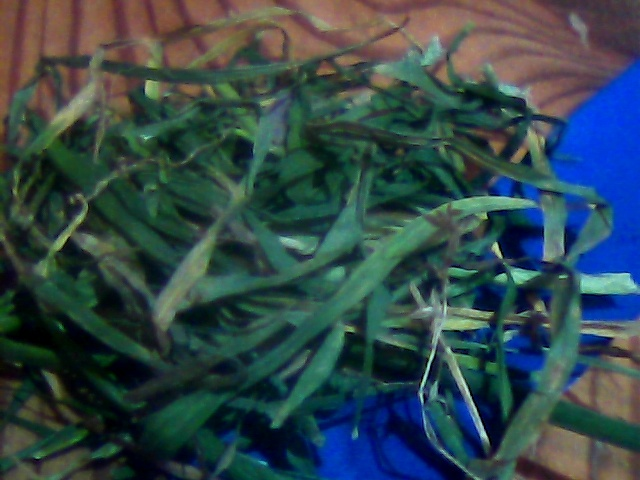
#> input picture cvPics/img2.jpg, 640 x 480 px, found by its file name
$ python readPic.py
#> lines starting #> are read from the running program, lines starting #| are printed output that depends on the picture; after the words box and inside, x2 and y2 are one past the last pixel; in counts of white or black regions, pixels touching at a corner belong together
import cv2 as cv
import numpy as np


path = r"C:\Users\David\Desktop\cvPics\img2.jpg"

frame = cv.imread(path)
#> frame is the input picture: shape (480, 640, 3); mean B, G, R 75.1, 71.8, 51.1
frame = cv.resize(frame, (800, 800))
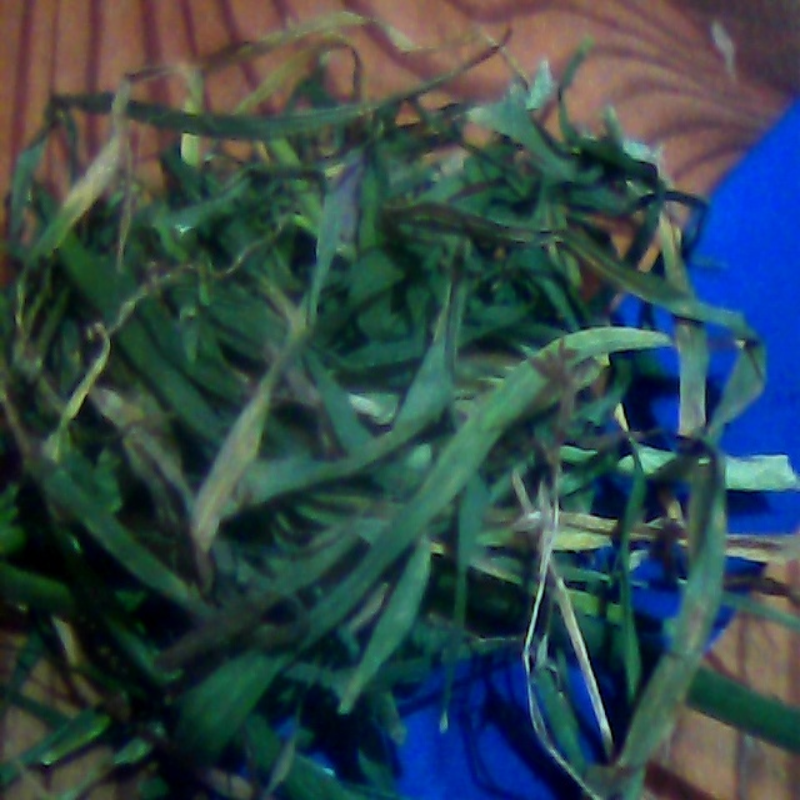
#> frame: shape (800, 800, 3); mean B, G, R 75.1, 71.7, 51
frameGray = cv.cvtColor(frame, cv.COLOR_BGR2GRAY)
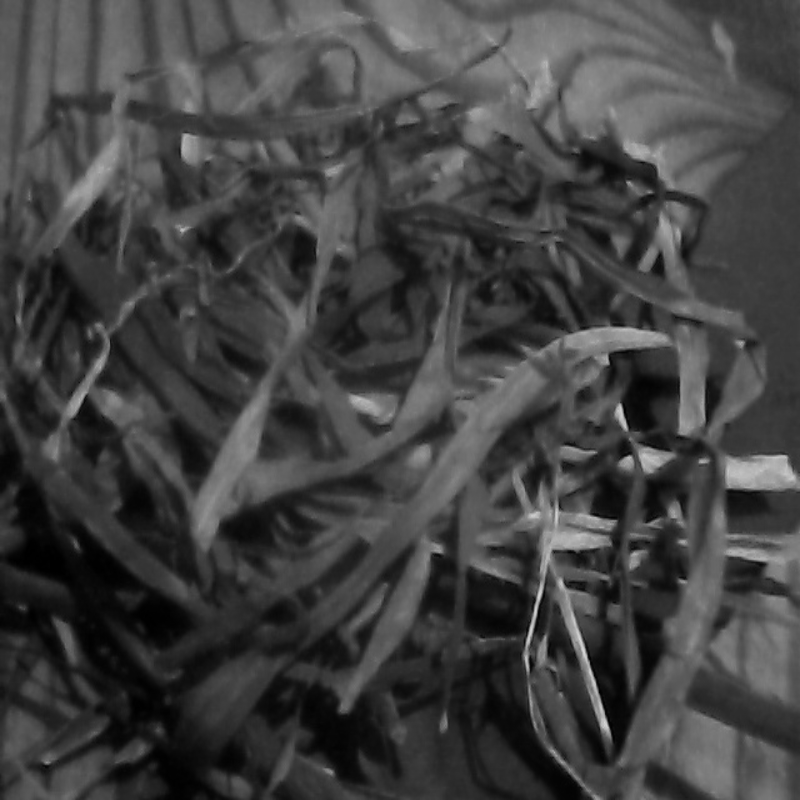
#> frameGray: shape (800, 800); min 0, max 215, mean 65.9
blurred = cv.GaussianBlur(frameGray, (99, 99), 0)
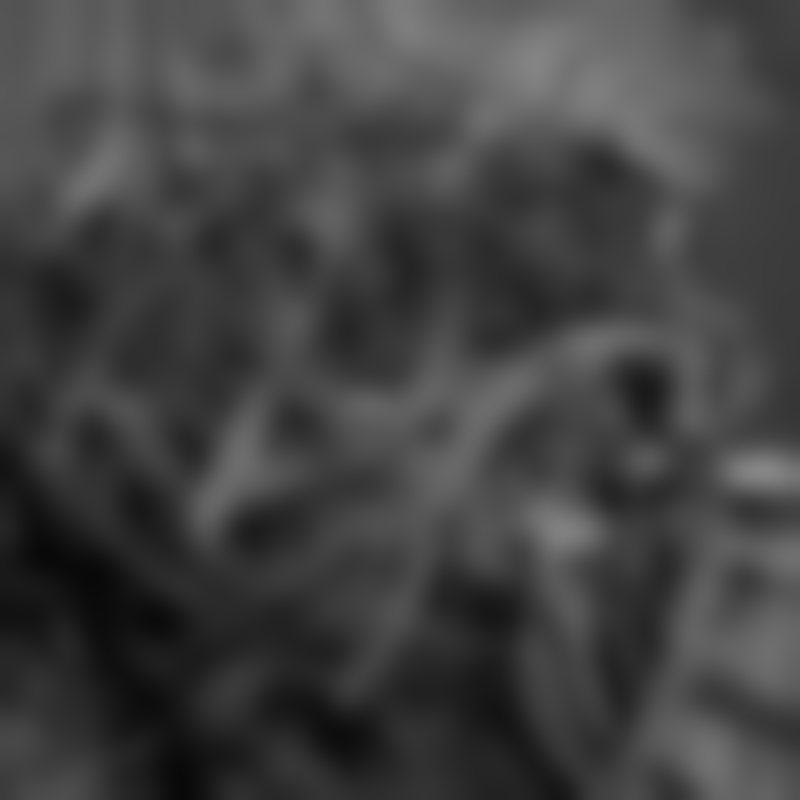
#> blurred: shape (800, 800); min 9, max 134, mean 65.9
ret, mask = cv.threshold(frameGray, 50, 255, cv.THRESH_BINARY_INV)
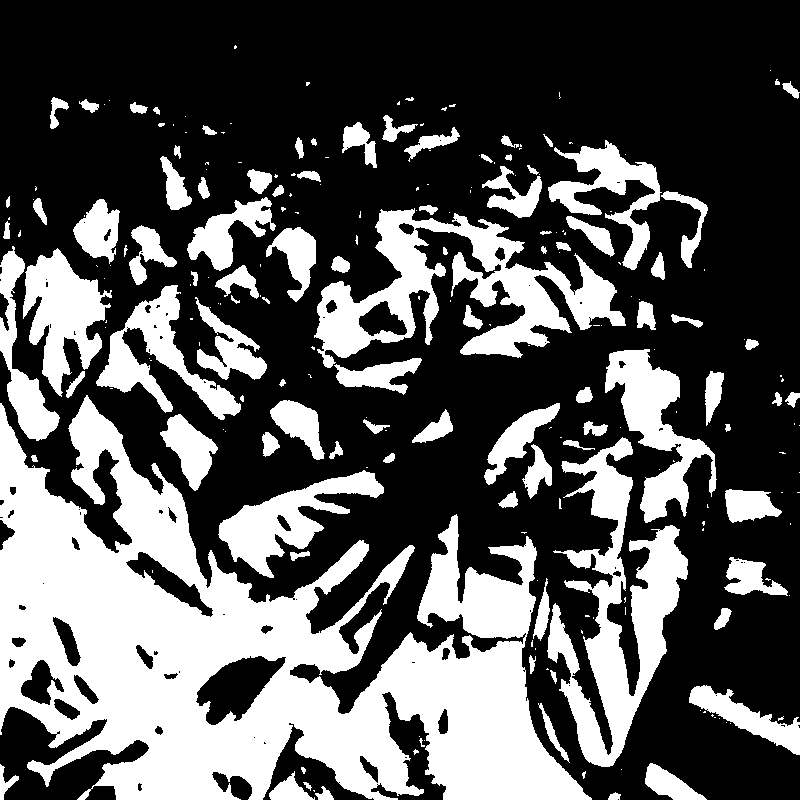
#> mask: shape (800, 800); 34.5% white; 235 white regions (134 under 20 px)
masked = cv.bitwise_and(frame, frame, mask = mask)
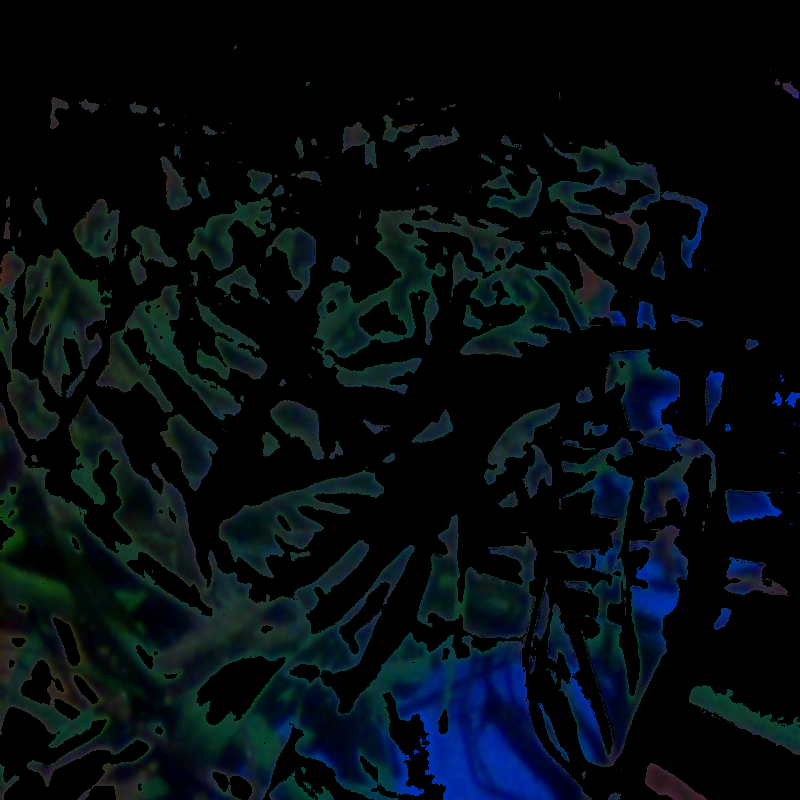
#> masked: shape (800, 800, 3); mean B, G, R 16.4, 12.3, 4.9
contours, _ = cv.findContours(mask, cv.RETR_EXTERNAL, cv.CHAIN_APPROX_NONE)
#> contours = 234 contours, 144 with area under 20; largest, box (x1, y1, x2, y2) and area: (0, 395, 592, 800) 116214, (314, 208, 626, 368) 18084, (547, 437, 688, 767) 16077, (605, 349, 717, 523) 6902, (23, 248, 112, 397) 6348
contour = max(contours, key = cv.contourArea, default=0)
#> contour = contour of 4815 points, box (x1, y1, x2, y2) (0, 395, 592, 800), area 116214

mask = cv.cvtColor(mask, cv.COLOR_GRAY2BGR)
#> mask: shape (800, 800, 3); 34.5% white; 235 white regions (134 under 20 px), largest, box (x1, y1, x2, y2) and area: (0, 395, 592, 800) 110397, (314, 208, 626, 368) 17790, (547, 437, 688, 767) 17044
black = np.zeros_like(mask)

frame2 = cv.drawContours(black, [contour], -1, (255, 255, 255), -1)
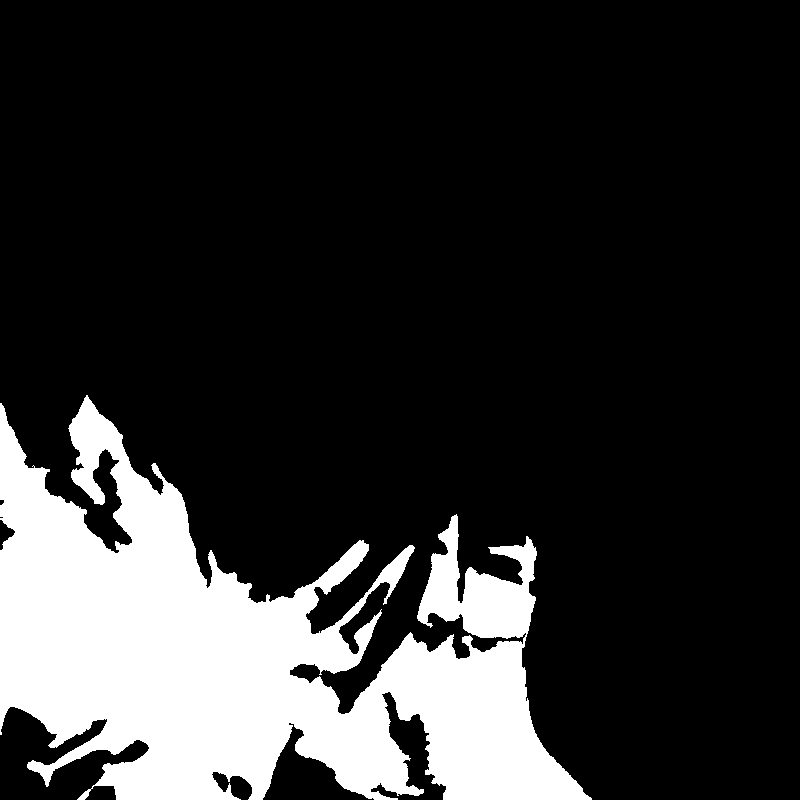
#> frame2: shape (800, 800, 3); 18.5% white; 1 white region, box (x1, y1, x2, y2) and area: (0, 395, 592, 800) 118623

while True:


    cv.imshow("frame",frame2)


    if cv.waitKey(0) == ord('q'):
#> (key q is pressed here)
        break

cv.destroyAllWindows

$ run again, with cvPics/img0.jpg copied over cvPics/img2.jpg
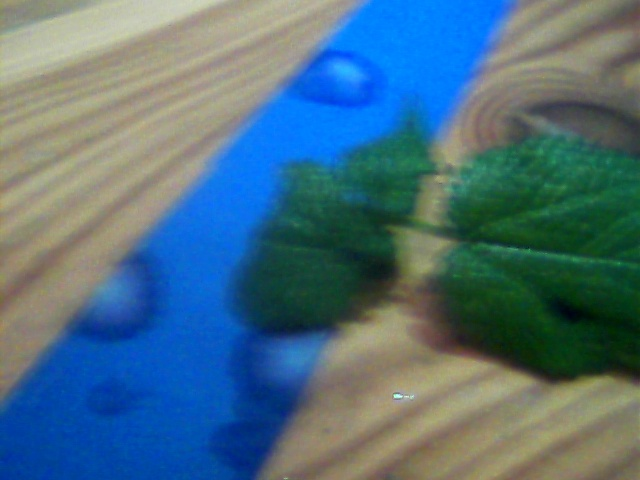
#> input picture cvPics/img0.jpg, 640 x 480 px, found by its file name
#> frame is the input picture: shape (480, 640, 3); mean B, G, R 126.7, 111.1, 77.5
#> frame: shape (800, 800, 3)
#> `ret, mask = cv.threshold(frameGray, 50, 255, cv.THRESH_BINARY_INV)`:
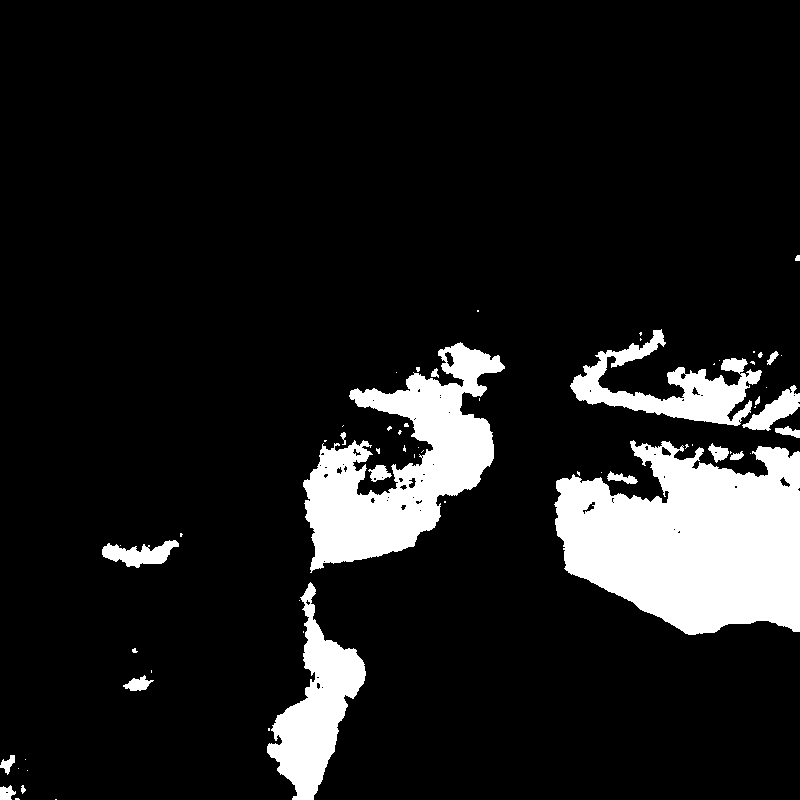
#> mask: shape (800, 800); 11.6% white; 63 white regions (41 under 20 px)
#> contours = 63 contours, 46 with area under 20; largest, box (x1, y1, x2, y2) and area: (554, 440, 800, 635) 33944, (303, 342, 505, 573) 20285, (267, 582, 366, 800) 8414, (570, 329, 762, 426) 6121, (102, 540, 179, 568) 1040
#> contour = contour of 1061 points, box (x1, y1, x2, y2) (554, 440, 800, 635), area 33944
#> `frame2 = cv.drawContours(black, [contour], -1, (255, 255, 255), -1)`:
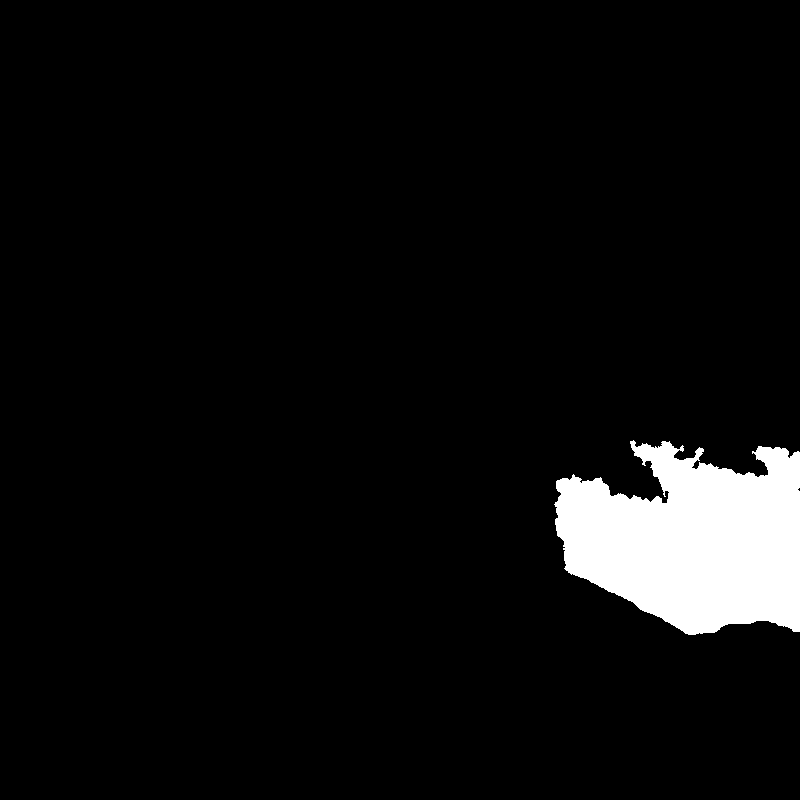
#> frame2: shape (800, 800, 3); 5.4% white; 1 white region, box (x1, y1, x2, y2) and area: (554, 440, 800, 635) 34476

$ run again, with cvPics/img1.jpg copied over cvPics/img2.jpg
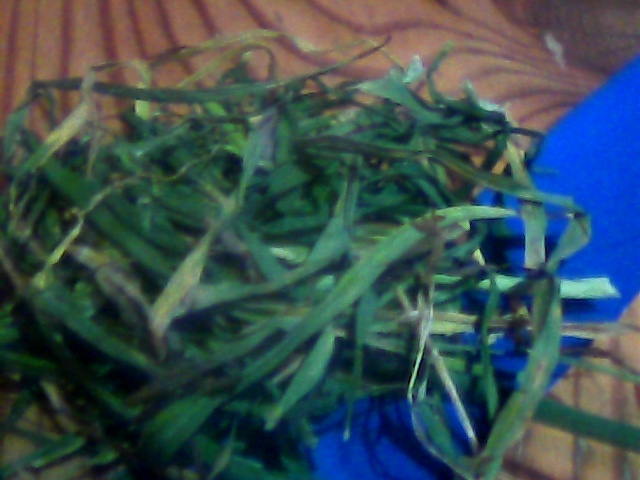
#> input picture cvPics/img1.jpg, 640 x 480 px, found by its file name
#> frame is the input picture: shape (480, 640, 3); mean B, G, R 82.4, 79.4, 58.6
#> frame: shape (800, 800, 3)
#> `masked = cv.bitwise_and(frame, frame, mask = mask)`:
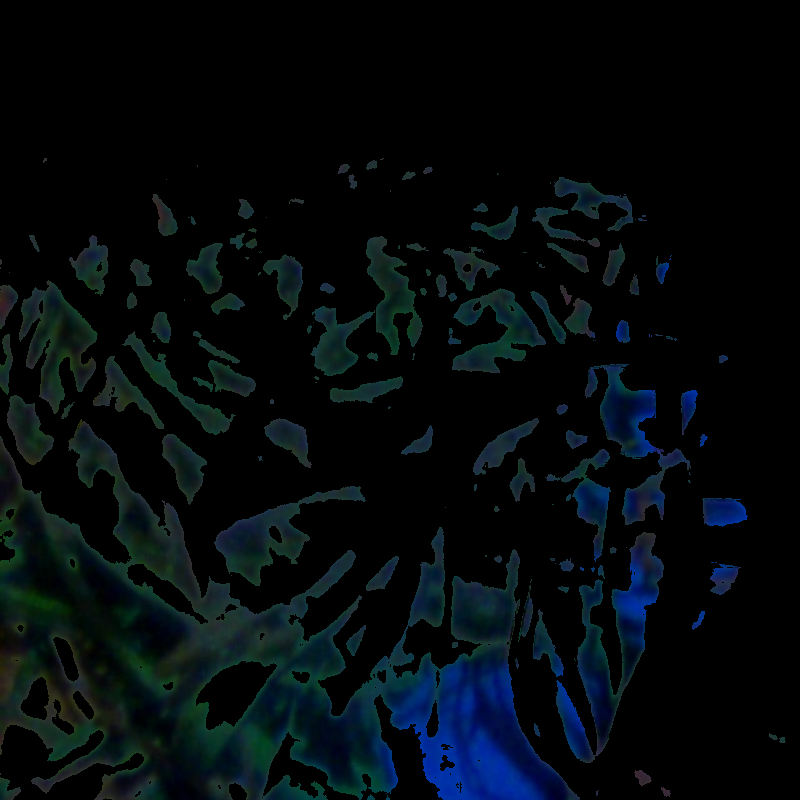
#> masked: shape (800, 800, 3); mean B, G, R 12.9, 9.9, 3.8
#> contours = 164 contours, 75 with area under 20; largest, box (x1, y1, x2, y2) and area: (0, 419, 580, 800) 105664, (556, 532, 664, 763) 8288, (19, 280, 98, 414) 5110, (585, 364, 691, 525) 4960, (214, 486, 366, 586) 4629
#> contour = contour of 4047 points, box (x1, y1, x2, y2) (0, 419, 580, 800), area 105664
#> `frame2 = cv.drawContours(black, [contour], -1, (255, 255, 255), -1)`:
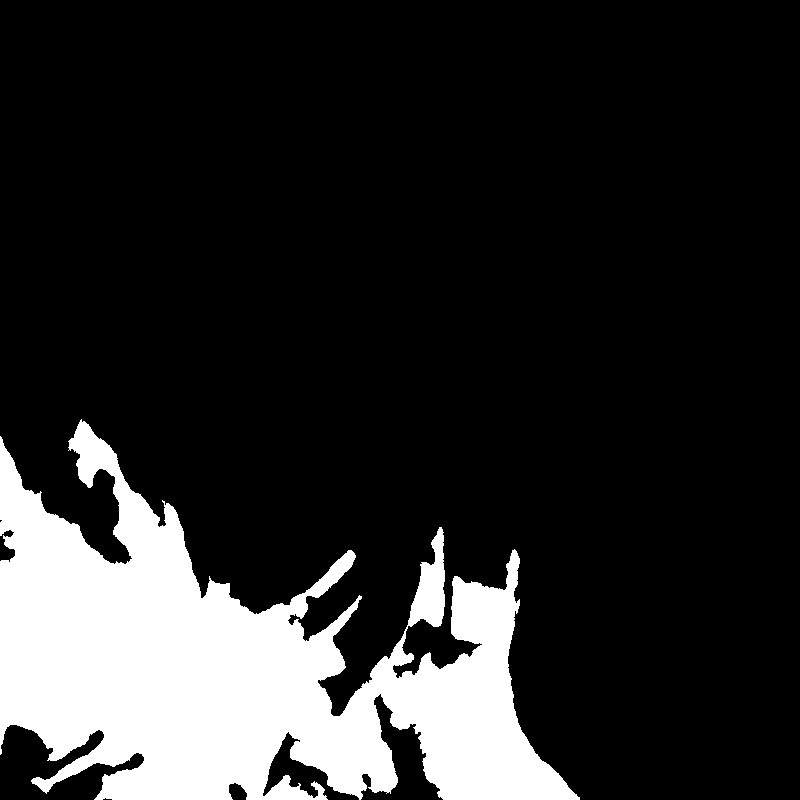
#> frame2: shape (800, 800, 3); 16.8% white; 1 white region, box (x1, y1, x2, y2) and area: (0, 419, 580, 800) 107689

$ run again, with cvPics/img4.jpg copied over cvPics/img2.jpg
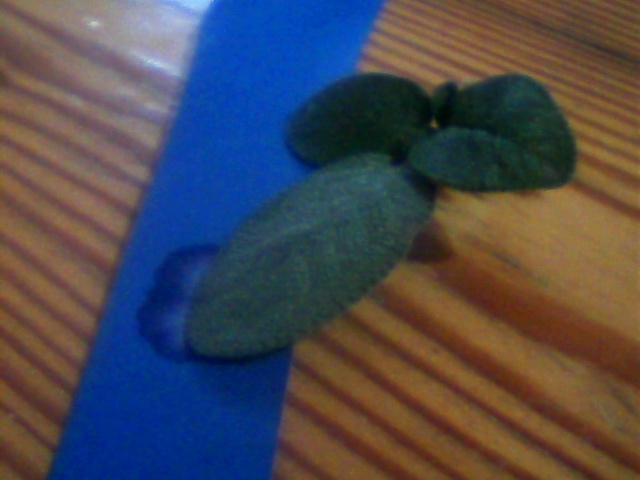
#> input picture cvPics/img4.jpg, 640 x 480 px, found by its file name
#> frame is the input picture: shape (480, 640, 3); mean B, G, R 82, 74, 75.4
#> frame: shape (800, 800, 3)
#> `masked = cv.bitwise_and(frame, frame, mask = mask)`:
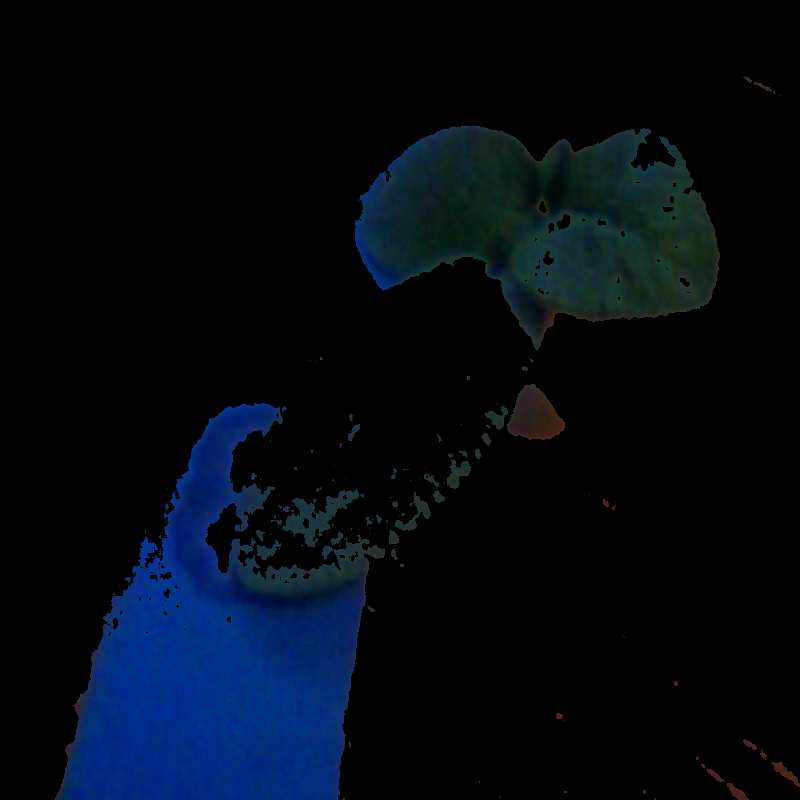
#> masked: shape (800, 800, 3); mean B, G, R 17, 8.7, 2.5
#> contours = 114 contours, 87 with area under 20; largest, box (x1, y1, x2, y2) and area: (55, 403, 385, 800) 70886, (355, 125, 720, 350) 52476, (507, 384, 565, 440) 2031, (282, 488, 359, 547) 1496, (395, 492, 431, 531) 343
#> contour = contour of 2004 points, box (x1, y1, x2, y2) (55, 403, 385, 800), area 70886
#> `frame2 = cv.drawContours(black, [contour], -1, (255, 255, 255), -1)`:
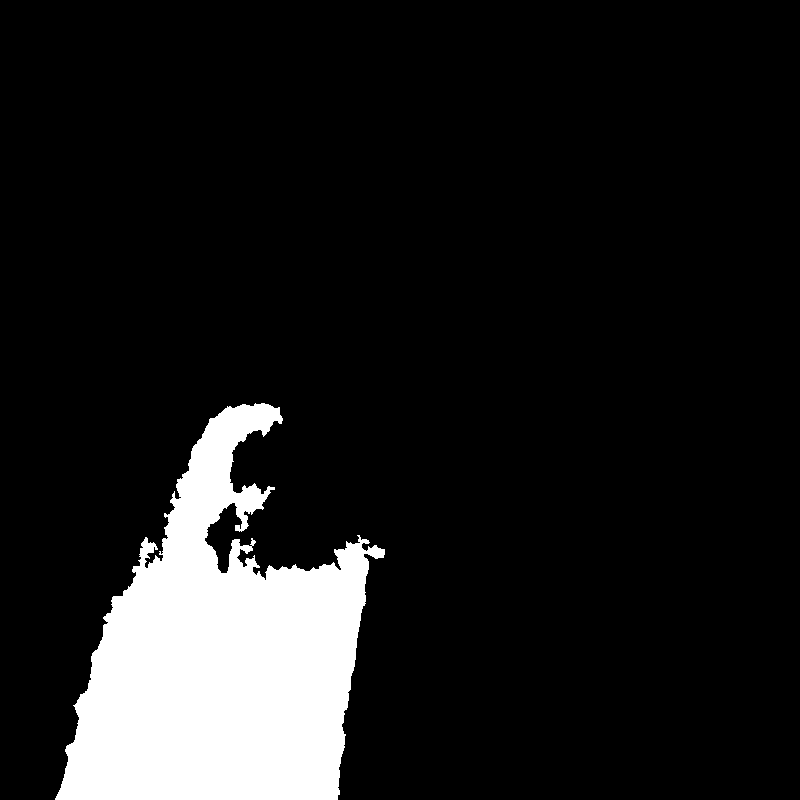
#> frame2: shape (800, 800, 3); 11.2% white; 1 white region, box (x1, y1, x2, y2) and area: (55, 403, 385, 800) 71889
